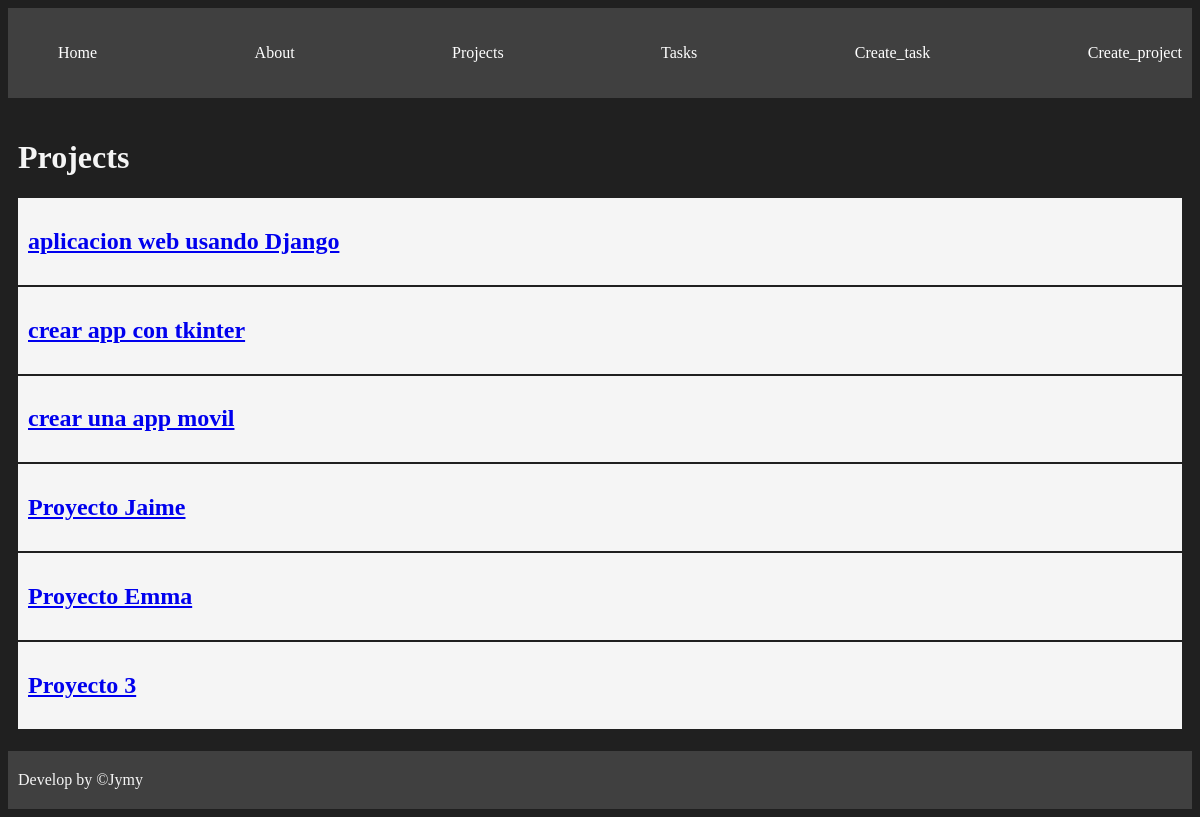
The page /projects/ on the database as committed earlier.
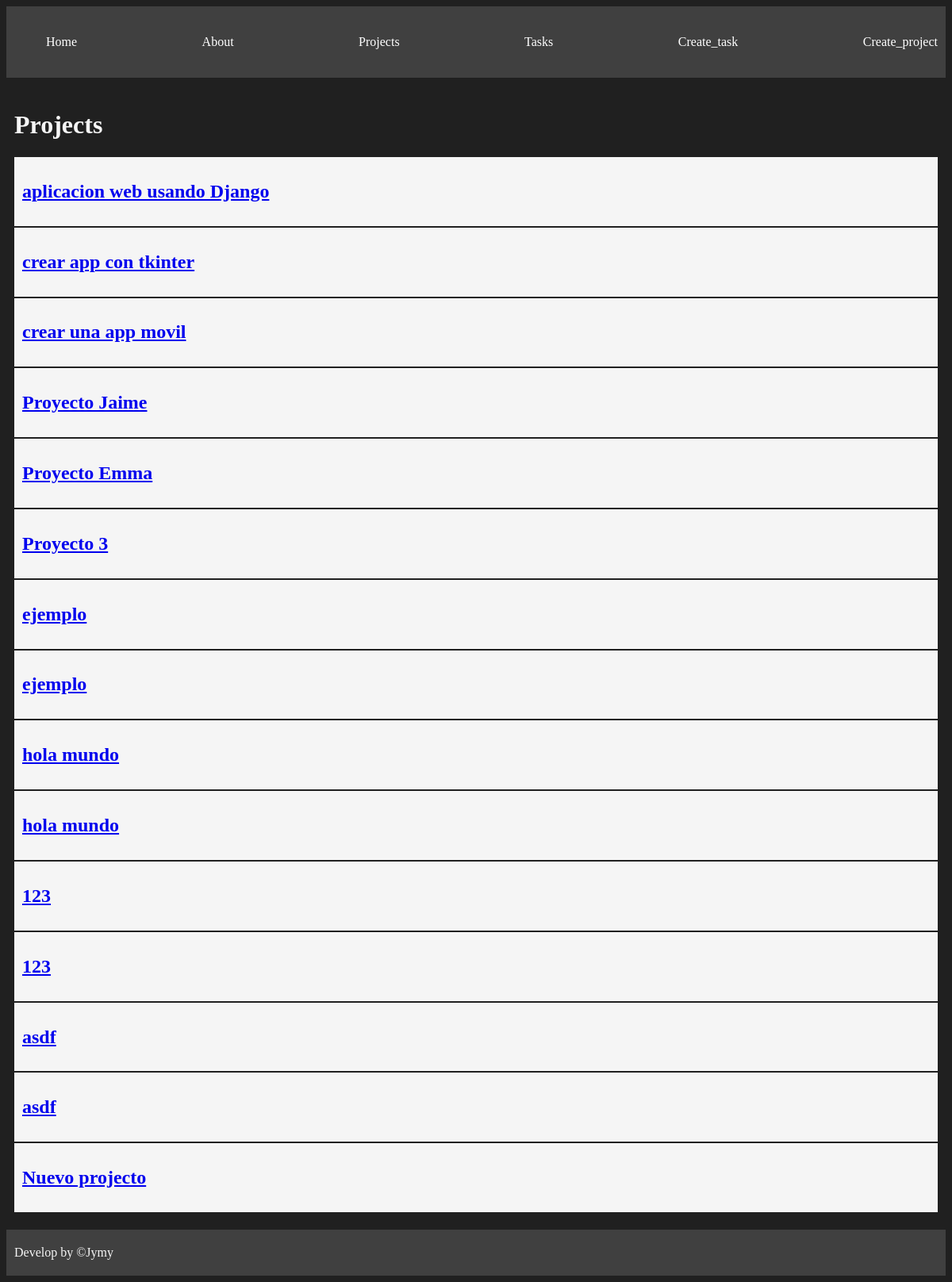
The same page on the database as committed later.
### myapp/models.py (models this page shows, shortened)
class Project(models.Model):
    name = models.CharField(max_length=200)

### myapp/views.py (the view)
# urls.py: path('projects/', views.project, name="projects"),
def project(reqest):
    projects = Project.objects.all()
    return render(reqest, 'projects/projects.html', {
        'projects': projects
    })

### myapp/templates/projects/projects.html
{% extends 'layouts/base.html' %}
{% block content %}
<h1>Projects</h1>
{% for project in projects %}
<article class="card">
    <a href="{% url 'project_detail' project.id %}">
        <h1>{{project.name}}</h1>
    </a>
</article>
{% endfor %}
{% endblock %}

Rows that differ between the two databases and show on the page:
added Project: name "ejemplo"
added Project: name "ejemplo"
added Project: name "hola mundo"
added Project: name "hola mundo"
added Project: name "123"
added Project: name "123"
added Project: name "asdf"
added Project: name "asdf"
added Project: name "Nuevo projecto"
